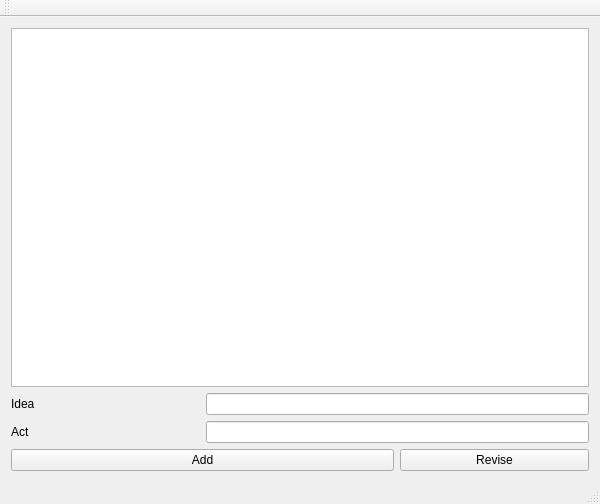
<?xml version="1.0" encoding="UTF-8"?>
<ui version="4.0">
 <class>ScreenwritingClass</class>
 <widget class="QMainWindow" name="ScreenwritingClass">
  <property name="geometry">
   <rect>
    <x>0</x>
    <y>0</y>
    <width>600</width>
    <height>504</height>
   </rect>
  </property>
  <property name="windowTitle">
   <string>Screenwriting</string>
  </property>
  <widget class="QWidget" name="centralWidget">
   <layout class="QGridLayout" name="gridLayout">
    <item row="0" column="0" colspan="3">
     <widget class="QTableView" name="ideasTableView"/>
    </item>
    <item row="1" column="0">
     <widget class="QLabel" name="label">
      <property name="text">
       <string>Idea</string>
      </property>
     </widget>
    </item>
    <item row="1" column="1" colspan="2">
     <widget class="QLineEdit" name="ideaLineEdit"/>
    </item>
    <item row="2" column="0">
     <widget class="QLabel" name="label_2">
      <property name="text">
       <string>Act</string>
      </property>
     </widget>
    </item>
    <item row="2" column="1" colspan="2">
     <widget class="QLineEdit" name="actLineEdit"/>
    </item>
    <item row="3" column="0" colspan="2">
     <widget class="QPushButton" name="addPushButton">
      <property name="text">
       <string>Add</string>
      </property>
     </widget>
    </item>
    <item row="3" column="2">
     <widget class="QPushButton" name="revisePushButton">
      <property name="text">
       <string>Revise</string>
      </property>
     </widget>
    </item>
   </layout>
  </widget>
  <widget class="QMenuBar" name="menuBar">
   <property name="geometry">
    <rect>
     <x>0</x>
     <y>0</y>
     <width>600</width>
     <height>26</height>
    </rect>
   </property>
  </widget>
  <widget class="QToolBar" name="mainToolBar">
   <attribute name="toolBarArea">
    <enum>TopToolBarArea</enum>
   </attribute>
   <attribute name="toolBarBreak">
    <bool>false</bool>
   </attribute>
  </widget>
  <widget class="QStatusBar" name="statusBar"/>
 </widget>
 <layoutdefault spacing="6" margin="11"/>
 <resources>
  <include location="Screenwriting.qrc"/>
 </resources>
 <connections/>
</ui>
